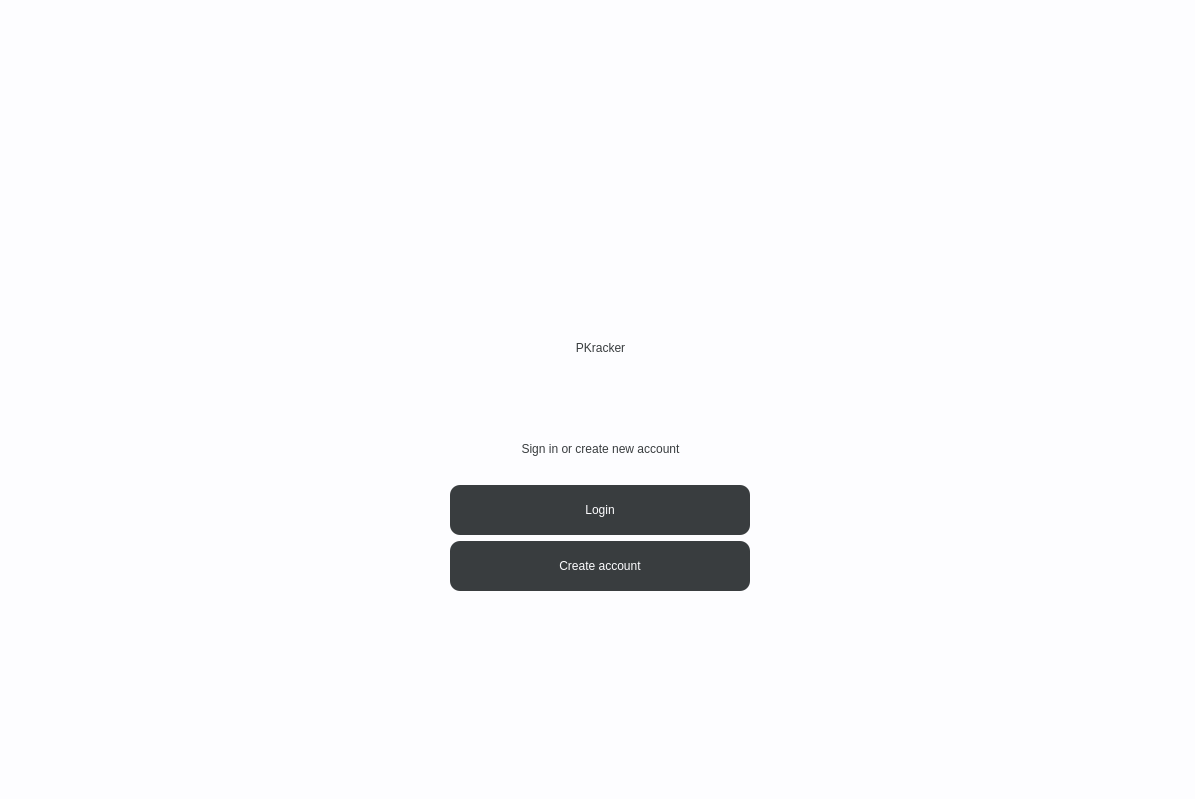
<?xml version="1.0" encoding="UTF-8"?>
<ui version="4.0">
 <class>Dialog</class>
 <widget class="QDialog" name="Dialog">
  <property name="geometry">
   <rect>
    <x>0</x>
    <y>0</y>
    <width>1195</width>
    <height>799</height>
   </rect>
  </property>
  <property name="windowTitle">
   <string>Dialog</string>
  </property>
  <widget class="QWidget" name="bgwidget" native="true">
   <property name="geometry">
    <rect>
     <x>0</x>
     <y>0</y>
     <width>1201</width>
     <height>801</height>
    </rect>
   </property>
   <property name="minimumSize">
    <size>
     <width>300</width>
     <height>50</height>
    </size>
   </property>
   <property name="styleSheet">
    <string notr="true">QWidget#bgwidget{
	background-color: rgb(253, 253, 255);
}</string>
   </property>
   <widget class="QWidget" name="verticalLayoutWidget">
    <property name="geometry">
     <rect>
      <x>0</x>
      <y>0</y>
      <width>1201</width>
      <height>591</height>
     </rect>
    </property>
    <property name="minimumSize">
     <size>
      <width>300</width>
      <height>50</height>
     </size>
    </property>
    <layout class="QVBoxLayout" name="verticalLayout">
     <item>
      <spacer name="verticalSpacer_2">
       <property name="orientation">
        <enum>Qt::Vertical</enum>
       </property>
       <property name="sizeType">
        <enum>QSizePolicy::Fixed</enum>
       </property>
       <property name="sizeHint" stdset="0">
        <size>
         <width>10</width>
         <height>40</height>
        </size>
       </property>
      </spacer>
     </item>
     <item alignment="Qt::AlignHCenter|Qt::AlignVCenter">
      <widget class="QLabel" name="label_3">
       <property name="maximumSize">
        <size>
         <width>200</width>
         <height>250</height>
        </size>
       </property>
       <property name="text">
        <string/>
       </property>
       <property name="pixmap">
        <pixmap>../../../Downloads/PKracker-logo3.png</pixmap>
       </property>
      </widget>
     </item>
     <item>
      <widget class="QLabel" name="label_4">
       <property name="minimumSize">
        <size>
         <width>300</width>
         <height>20</height>
        </size>
       </property>
       <property name="maximumSize">
        <size>
         <width>16777215</width>
         <height>50</height>
        </size>
       </property>
       <property name="styleSheet">
        <string notr="true">font: 63 36pt &quot;Saira SemiCondensed SemiBold&quot;; 
color: rgb(57, 61, 63);</string>
       </property>
       <property name="text">
        <string>PKracker</string>
       </property>
       <property name="alignment">
        <set>Qt::AlignCenter</set>
       </property>
      </widget>
     </item>
     <item>
      <spacer name="verticalSpacer">
       <property name="orientation">
        <enum>Qt::Vertical</enum>
       </property>
       <property name="sizeType">
        <enum>QSizePolicy::Fixed</enum>
       </property>
       <property name="sizeHint" stdset="0">
        <size>
         <width>10</width>
         <height>40</height>
        </size>
       </property>
      </spacer>
     </item>
     <item>
      <widget class="QLabel" name="label_2">
       <property name="minimumSize">
        <size>
         <width>300</width>
         <height>50</height>
        </size>
       </property>
       <property name="maximumSize">
        <size>
         <width>16777215</width>
         <height>60</height>
        </size>
       </property>
       <property name="styleSheet">
        <string notr="true">font: 63 20pt &quot;Saira SemiCondensed SemiBold&quot;; 
color: rgb(57, 61, 63);</string>
       </property>
       <property name="text">
        <string>Sign in or create new account</string>
       </property>
       <property name="alignment">
        <set>Qt::AlignCenter</set>
       </property>
      </widget>
     </item>
     <item alignment="Qt::AlignHCenter">
      <widget class="QPushButton" name="createAccountButton">
       <property name="sizePolicy">
        <sizepolicy hsizetype="Fixed" vsizetype="Fixed">
         <horstretch>0</horstretch>
         <verstretch>0</verstretch>
        </sizepolicy>
       </property>
       <property name="minimumSize">
        <size>
         <width>300</width>
         <height>50</height>
        </size>
       </property>
       <property name="maximumSize">
        <size>
         <width>300</width>
         <height>50</height>
        </size>
       </property>
       <property name="styleSheet">
        <string notr="true">font: 63 14pt &quot;Saira SemiCondensed SemiBold&quot;;
background-color: rgb(57, 61, 63);
color: rgb(253, 253, 255);
border-radius: 10px;</string>
       </property>
       <property name="text">
        <string>Login</string>
       </property>
      </widget>
     </item>
     <item alignment="Qt::AlignHCenter">
      <widget class="QPushButton" name="loginButton">
       <property name="sizePolicy">
        <sizepolicy hsizetype="Fixed" vsizetype="Fixed">
         <horstretch>0</horstretch>
         <verstretch>0</verstretch>
        </sizepolicy>
       </property>
       <property name="minimumSize">
        <size>
         <width>300</width>
         <height>50</height>
        </size>
       </property>
       <property name="maximumSize">
        <size>
         <width>300</width>
         <height>50</height>
        </size>
       </property>
       <property name="styleSheet">
        <string notr="true">font: 63 14pt &quot;Saira SemiCondensed SemiBold&quot;;
background-color: rgb(57, 61, 63);
color: rgb(253, 253, 255);
border-radius: 10px;</string>
       </property>
       <property name="text">
        <string>Create account</string>
       </property>
      </widget>
     </item>
    </layout>
   </widget>
  </widget>
 </widget>
 <resources/>
 <connections/>
</ui>
